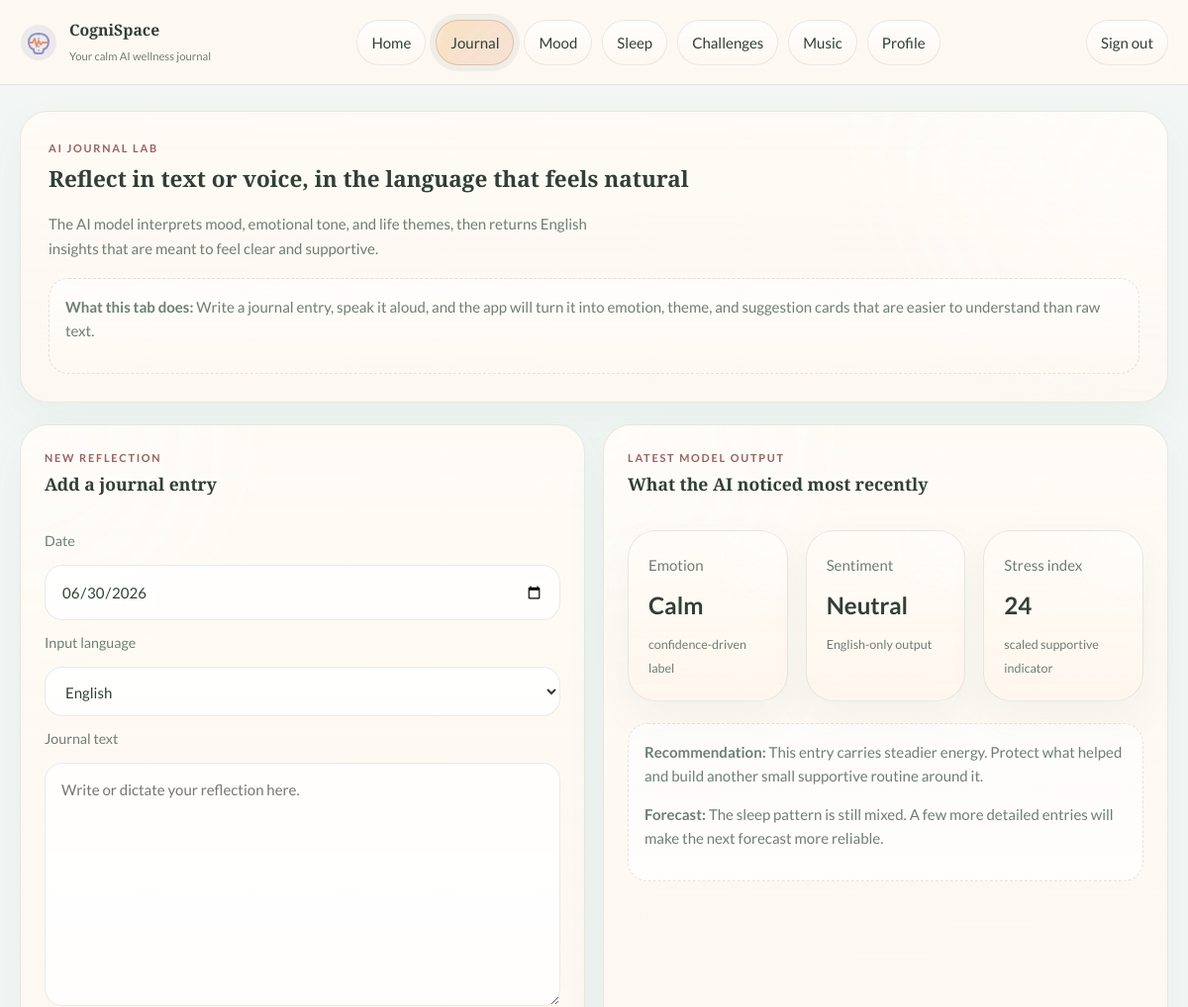
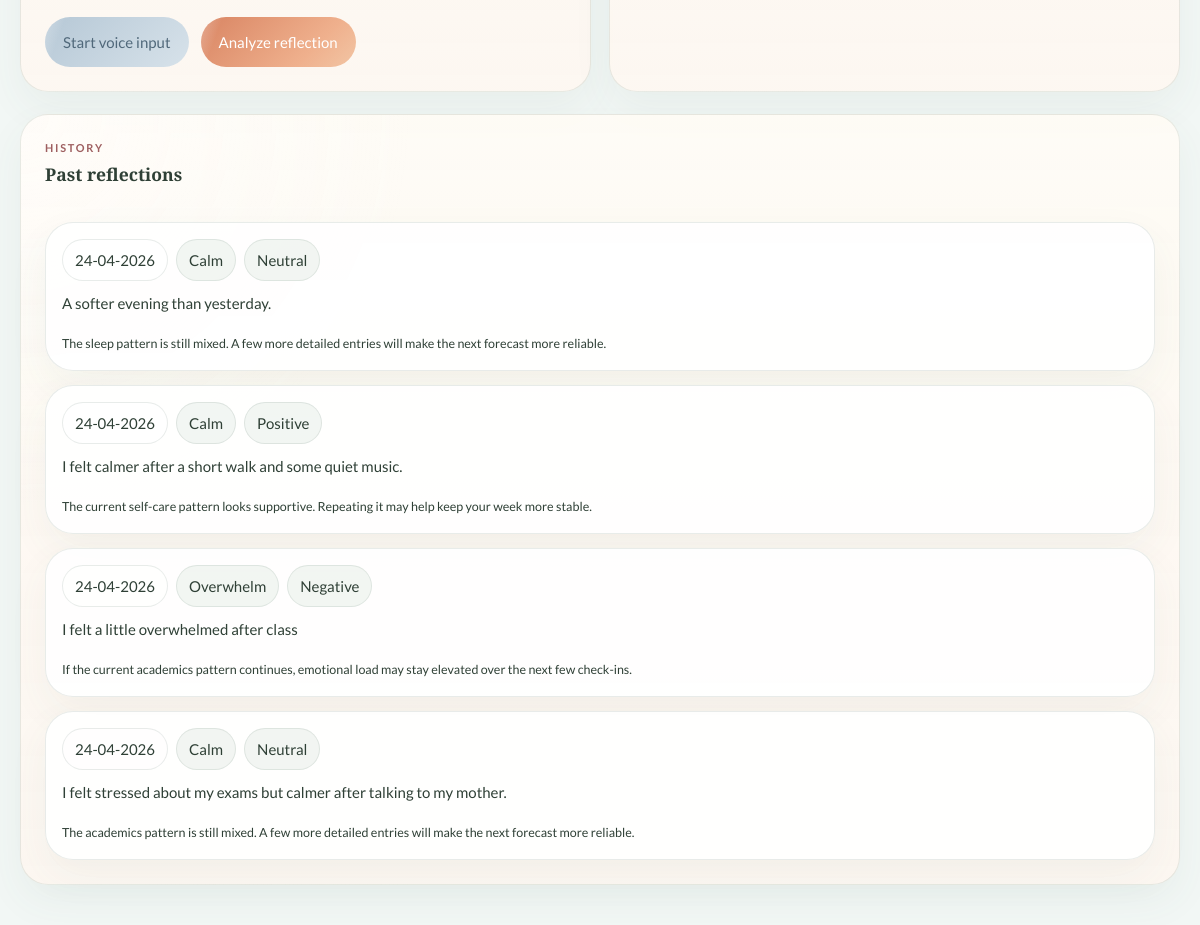
Page /journal (signed in) on the committed database (2 pictures, top to bottom).
### tables this page shows
CREATE TABLE journal_entries (
                id INTEGER PRIMARY KEY AUTOINCREMENT
            , entry_date TEXT NOT NULL, journal_text TEXT NOT NULL, sentiment TEXT NOT NULL, sentiment_score REAL DEFAULT 0, emotion TEXT NOT NULL, emotion_confidence REAL DEFAULT 0, emotion_scores TEXT DEFAULT '{}', themes TEXT DEFAULT '[]', energy_level TEXT DEFAULT 'Moderate', stress_index INTEGER DEFAULT 50, recommendation TEXT DEFAULT '', forecast TEXT DEFAULT '', user_id INTEGER, source_type TEXT DEFAULT 'text', input_language TEXT DEFAULT 'en-US', created_at TEXT DEFAULT '');

### app.py (the view, shortened to what this page needs)
@app.route("/journal", methods=["GET", "POST"])
@login_required
def journal():
    entries = query_all(
        "SELECT * FROM journal_entries WHERE user_id = ? ORDER BY entry_date DESC, id DESC",
        (g.user["id"],),
    )
    latest_entry = entries[0] if entries else None
    return render_template("journal.html", entries=entries, latest_entry=latest_entry)

### app.py (called while the page is built)
def login_required(view):
    @wraps(view)
    def wrapped_view(*args, **kwargs):
        if g.user is None:
            return redirect(url_for("login"))
        return view(*args, **kwargs)
    return wrapped_view

def query_one(query, params=()):
    conn = get_connection()
    try:
        return conn.execute(query, params).fetchone()
    finally:
        conn.close()

def query_all(query, params=()):
    conn = get_connection()
    try:
        return conn.execute(query, params).fetchall()
    finally:
        conn.close()

def format_display_date(value):
    if not value:
        return ""
    try:
        return datetime.strptime(value[:10], "%Y-%m-%d").strftime("%d-%m-%Y")
    except ValueError:
        return value

@app.template_filter("display_date")
def display_date_filter(value):
    return format_display_date(value)

@app.before_request
def load_logged_in_user():
    user_id = session.get("user_id")
    if user_id is None:
        g.user = None
        return
    g.user = query_one("SELECT * FROM users WHERE id = ?", (user_id,))

@app.context_processor
def inject_globals():
    return {
        "app_brand": APP_BRAND,
        "app_subtitle": APP_SUBTITLE,
        "current_user": g.user,
        "today_iso": date.today().isoformat(),
        "tab_intro": TAB_INTRO,
        "current_endpoint": request.endpoint or "",
    }

### utils/db.py (called while the page is built)
def get_connection():
    conn = sqlite3.connect(DB_PATH, timeout=30)
    conn.row_factory = sqlite3.Row
    conn.execute("PRAGMA journal_mode=WAL")
    conn.execute("PRAGMA busy_timeout = 30000")
    return conn

### templates/journal.html (shortened to what this page needs)
{% extends "base.html" %}
{% set title = "Journal" %}
{% block content %}
<section class="hero-card">
    <p class="eyebrow">AI journal lab</p>
    <h1>Reflect in text or voice, in the language that feels natural</h1>
    <p class="lead">The AI model interprets mood, emotional tone, and life themes, then returns English insights that are meant to feel clear and supportive.</p>
    <div class="callout subtle">
        <p><strong>What this tab does:</strong> Write a journal entry, speak it aloud, and the app will turn it into emotion, theme, and suggestion cards that are easier to understand than raw text.</p>
    </div>
</section>
<section class="feature-grid">
    <article class="panel">
        <div class="panel-head">
            <div>
                <p class="eyebrow">New reflection</p>
                <h3>Add a journal entry</h3>
            </div>
        </div>
        <form method="post" class="stack-form">
            <label for="entry_date">Date</label>
            <input id="entry_date" name="entry_date" type="date" value="{{ today_iso }}" required>
            <label for="input_language">Input language</label>
            <select id="input_language" name="input_language">
                <option value="en-US">English</option>
            </select>
            <label for="journal_text">Journal text</label>
            <textarea id="journal_text" name="journal_text" rows="9" required placeholder="Write or dictate your reflection here."></textarea>
            <div class="inline-actions">
                <button type="button" class="mic-button" data-target="journal_text" data-source-target="journalSourceType" data-language-target="input_language">Start voice input</button>
                <button type="submit">Analyze reflection</button>
            </div>
        </form>
    </article>
    <article class="panel">
        <div class="panel-head">
            <div>
                <p class="eyebrow">Latest model output</p>
                <h3>What the AI noticed most recently</h3>
            </div>
        </div>
        {% if latest_entry %}
        <div class="summary-grid compact-grid">
            <div class="summary-card">
                <span>Emotion</span>
                <strong>{{ latest_entry["emotion"] }}</strong>
                <small>confidence-driven label</small>
            </div>
            <div class="summary-card">
                <span>Sentiment</span>
                <strong>{{ latest_entry["sentiment"] }}</strong>
                <small>English-only output</small>
            </div>
            <div class="summary-card">
                <span>Stress index</span>
                <strong>{{ latest_entry["stress_index"] }}</strong>
                <small>scaled supportive indicator</small>
            </div>
        </div>
        <div class="callout">
            <p><strong>Recommendation:</strong> {{ latest_entry["recommendation"] }}</p>
            <p><strong>Forecast:</strong> {{ latest_entry["forecast"] }}</p>
        </div>
        {% else %}
        <div class="empty-state">Your first analyzed reflection will appear here.</div>
        {% endif %}
    </article>
</section>
<section class="panel">
    <div class="panel-head">
        <div>
            <p class="eyebrow">History</p>
            <h3>Past reflections</h3>
        </div>
    </div>
    <div class="feed-list">
        {% for entry in entries %}
        <article class="feed-card">
            <div class="badge-row">
                <span class="badge">{{ entry["entry_date"]|display_date }}</span>
                <span class="badge soft">{{ entry["emotion"] }}</span>
                <span class="badge soft">{{ entry["sentiment"] }}</span>
            </div>
            <p>{{ entry["journal_text"] }}</p>
            <small>{{ entry["forecast"] }}</small>
        </article>
        {% else %}
        <div class="empty-state">Add your first reflection to start building a pattern history.</div>
        {% endfor %}
    </div>
</section>
{% endblock %}

### templates/base.html (shortened to what this page needs)
<!DOCTYPE html>
<html lang="en">
<head>
    <link rel="stylesheet" href="{{ url_for('static', filename='style.css') }}">
</head>
<body data-page="{{ current_endpoint }}">
    <div class="app-bg"></div>
    <div class="page-shell">
        <header class="site-header">
            <div class="container header-row">
                <a href="{{ url_for('dashboard') if current_user else url_for('login') }}" class="brand-lockup">
                    <span class="brand-mark" aria-hidden="true">
                    </span>
                    <div>
                        <strong>{{ app_brand }}</strong>
                        <small>{{ app_subtitle }}</small>
                    </div>
                </a>
                <nav class="main-nav">
                    {% if current_user %}
                    <a href="{{ url_for('dashboard') }}" data-tour="nav-home">Home</a>
                    <a href="{{ url_for('journal') }}" data-tour="nav-journal">Journal</a>
                    <a href="{{ url_for('mood') }}" data-tour="nav-mood">Mood</a>
                    <a href="{{ url_for('sleep') }}" data-tour="nav-sleep">Sleep</a>
                    <a href="{{ url_for('challenges') }}" data-tour="nav-challenges">Challenges</a>
                    <a href="{{ url_for('music') }}" data-tour="nav-music">Music</a>
                    <a href="{{ url_for('profile') }}" data-tour="nav-profile">Profile</a>
                    {% else %}
                    <a href="{{ url_for('about') }}">About</a>
                    <a href="{{ url_for('login') }}">Log in</a>
                    <a href="{{ url_for('signup') }}">Sign up</a>
                    {% endif %}
                </nav>
                {% if current_user %}
                <form action="{{ url_for('logout') }}" method="post">
                    <button type="submit" class="ghost-button">Sign out</button>
                </form>
                {% endif %}
            </div>
        </header>
        <main class="container main-stage">
            {% block content %}{% endblock %}
        </main>
    </div>
</body>
</html>

### rows in the picture
journal_entries: emotion "Calm", sentiment "Neutral", stress_index "24", recommendation "This entry carries steadier energy. Protect what helped and build another small supportive routine around it.", forecast "The sleep pattern is still mixed. A few more detailed entries will make the next forecast more reliable.", entry_date|display_date "24-04-2026", journal_text "A softer evening than yesterday."
journal_entries: entry_date|display_date "24-04-2026", emotion "Calm", sentiment "Positive", journal_text "I felt calmer after a short walk and some quiet music.", forecast "The current self-care pattern looks supportive. Repeating it may help keep your week more stable."
journal_entries: entry_date|display_date "24-04-2026", emotion "Overwhelm", sentiment "Negative", journal_text "I felt a little overwhelmed after class", forecast "If the current academics pattern continues, emotional load may stay elevated over the next few check-ins."
journal_entries: entry_date|display_date "24-04-2026", emotion "Calm", sentiment "Neutral", journal_text "I felt stressed about my exams but calmer after talking to my mother.", forecast "The academics pattern is still mixed. A few more detailed entries will make the next forecast more reliable."

### other values in the picture
{{ app_brand }} "CogniSpace"
{{ app_subtitle }} "Your calm AI wellness journal"
